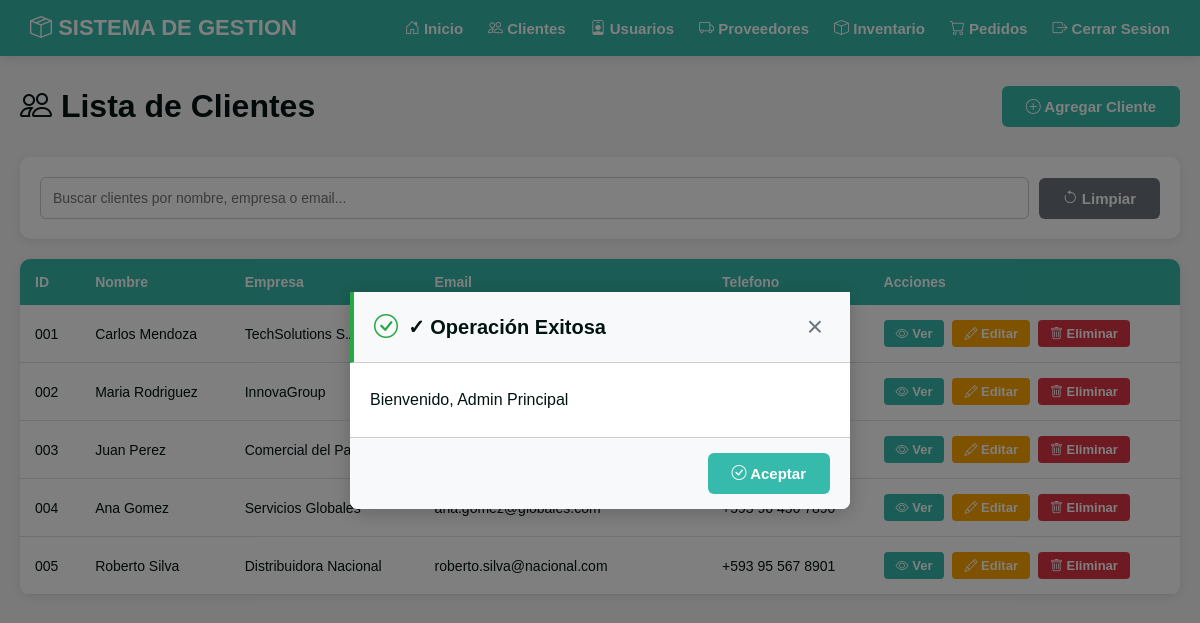
The page /index.php?modulo=clientes&accion=lista (signed in) on the database its author committed.
### tables this page shows
CREATE TABLE IF NOT EXISTS clientes (
    id INT AUTO_INCREMENT PRIMARY KEY,
    nombre VARCHAR(100) NOT NULL,
    empresa VARCHAR(100),
    email VARCHAR(100) NOT NULL UNIQUE,
    telefono VARCHAR(20),
    direccion TEXT,
    notas TEXT,
    fecha_registro TIMESTAMP DEFAULT CURRENT_TIMESTAMP,
    fecha_actualizacion TIMESTAMP DEFAULT CURRENT_TIMESTAMP ON UPDATE CURRENT_TIMESTAMP
);

### config/Conexion.php (called while the page is built, shortened)
<?php
class Conexion {
    private static $instancia = null;
    private $conexion;
    private $host = "localhost";
    private $usuario = "root";
    private $password = "admin";
    private $baseDatos = "sistema_gestion_clientes";
    private $charset = "utf8mb4";
    private function __construct() {
        try {
            $dsn = "mysql:host={$this->host};dbname={$this->baseDatos};charset={$this->charset}";
            $opciones = [
                PDO::ATTR_ERRMODE => PDO::ERRMODE_EXCEPTION,
                PDO::ATTR_DEFAULT_FETCH_MODE => PDO::FETCH_ASSOC,
                PDO::ATTR_EMULATE_PREPARES => false,
            ];
            $this->conexion = new PDO($dsn, $this->usuario, $this->password, $opciones);
        } catch (PDOException $e) {
            die("Error de conexion: " . $e->getMessage());
        }
    }
    public static function getInstancia() {
        if (self::$instancia === null) {
            self::$instancia = new self();
        }
        return self::$instancia;
    }
    public function getConexion() {
        return $this->conexion;
    }
}
?>

### controlador/ClienteControlador.php (called while the page is built, shortened)
<?php
require_once 'config/Conexion.php';
require_once 'dao/ClienteDAO.php';
class ClienteControlador {
    private $clienteDAO;
    public function __construct() {
        $this->clienteDAO = new ClienteDAO();
    }
    public function lista() {
        $busqueda = isset($_GET['buscar']) ? trim($_GET['buscar']) : '';
        if (!empty($busqueda)) {
            $clientes = $this->clienteDAO->buscar($busqueda);
        } else {
            $clientes = $this->clienteDAO->obtenerTodos();
        }
        include 'vista/clientes/lista.php';
    }
}
?>

### dao/ClienteDAO.php (called while the page is built, shortened)
<?php
require_once 'config/Conexion.php';
class ClienteDAO {
    private $conexion;
    public function __construct() {
        $this->conexion = Conexion::getInstancia()->getConexion();
    }
    public function obtenerTodos() {
        try {
            $sql = "SELECT * FROM clientes ORDER BY id ASC";
            $stmt = $this->conexion->query($sql);
            $clientes = $stmt->fetchAll();
            foreach ($clientes as $key => $cliente) {
                $clientes[$key]['numero'] = $key + 1;
            }
            return $clientes;
        } catch (PDOException $e) {
            return [];
        }
    }
}
?>

### vista/clientes/lista.php (the view, shortened to what this page needs)
<?php
include 'vista/layout/header.php';
?>
    <div class="container">
        <div class="page-header">
            <h1><i class="bi bi-people"></i> Lista de Clientes</h1>
            <a href="index.php?modulo=clientes&accion=crear" class="btn btn-primary"><i class="bi bi-plus-circle"></i> Agregar Cliente</a>
        </div>
        <div class="search-bar">
            <form id="searchForm" onsubmit="return false;">
                <div style="display: flex; gap: 10px;">
                    <input type="text" name="buscar" placeholder="Buscar clientes por nombre, empresa o email..." value="<?php echo htmlspecialchars($busqueda ?? ''); ?>" style="flex: 1;">
                    <a href="index.php?modulo=clientes&accion=lista" class="btn btn-secondary"><i class="bi bi-arrow-counterclockwise"></i> Limpiar</a>
                </div>
            </form>
        </div>
        <div class="table-container">
            <table>
                <thead>
                    <tr>
                        <th>ID</th>
                        <th>Nombre</th>
                        <th>Empresa</th>
                        <th>Email</th>
                        <th>Telefono</th>
                        <th>Acciones</th>
                    </tr>
                </thead>
                <tbody>
                    <?php if (empty($clientes)): ?>
                        <tr>
                            <td colspan="6" style="text-align: center; color: var(--color-gray-medium);">No se encontraron clientes</td>
                        </tr>
                    <?php else: ?>
                        <?php foreach ($clientes as $cliente): ?>
                            <tr>
                                <td><?php echo str_pad($cliente['numero'], 3, '0', STR_PAD_LEFT); ?></td>
                                <td><?php echo htmlspecialchars($cliente['nombre']); ?></td>
                                <td><?php echo htmlspecialchars($cliente['empresa']); ?></td>
                                <td><?php echo htmlspecialchars($cliente['email']); ?></td>
                                <td><?php echo htmlspecialchars($cliente['telefono']); ?></td>
                                <td>
                                    <div class="action-buttons">
                                        <a href="index.php?modulo=clientes&accion=detalle&id=<?php echo $cliente['id']; ?>" class="btn btn-sm btn-primary"><i class="bi bi-eye"></i> Ver</a>
                                        <a href="index.php?modulo=clientes&accion=editar&id=<?php echo $cliente['id']; ?>" class="btn btn-sm btn-warning"><i class="bi bi-pencil"></i> Editar</a>
                                        <a href="#" onclick="abrirConfirmModal('index.php?modulo=clientes&accion=eliminar&id=<?php echo $cliente['id']; ?>', '¿Está seguro de que desea eliminar este cliente?')" class="btn btn-sm btn-danger"><i class="bi bi-trash"></i> Eliminar</a>
                                    </div>
                                </td>
                            </tr>
                        <?php endforeach; ?>
                    <?php endif; ?>
                </tbody>
            </table>
        </div>
    </div>
<?php include 'vista/layout/footer.php'; ?>

### index.php (shortened to what this page needs)
<?php
$modulo = isset($_GET['modulo']) ? $_GET['modulo'] : 'auth';
$accion = isset($_GET['accion']) ? $_GET['accion'] : 'login';
switch ($modulo) {
    case 'clientes':
        require_once 'controlador/ClienteControlador.php';
        $controlador = new ClienteControlador();
        break;
}
if (method_exists($controlador, $accion)) {
    $controlador->$accion();
} else {
    $controlador->index();
}
?>

### vista/layout/header.php (shortened to what this page needs)
<!DOCTYPE html>
<html lang="es">
<head>
    <link rel="stylesheet" href="https://cdn.jsdelivr.net/npm/bootstrap-icons@1.11.3/font/bootstrap-icons.min.css">
    <link rel="stylesheet" href="css/estilos.css">
</head>
<body<?php
    if (isset($_SESSION['mensaje'])) {
        echo ' data-mensaje="' . htmlspecialchars($_SESSION['mensaje']) . '"';
    }
?>>
    <nav class="navbar">
        <div class="navbar-brand"><i class="bi bi-box-seam"></i> SISTEMA DE GESTION</div>
        <div class="navbar-menu">
            <a href="index.php?modulo=dashboard&accion=index"><i class="bi bi-house-door"></i> <b>Inicio</b></a>
            <a href="index.php?modulo=clientes&accion=lista"><i class="bi bi-people"></i> <b>Clientes</b></a>
            <a href="index.php?modulo=usuarios&accion=lista"><i class="bi bi-person-badge"></i> <b>Usuarios</b></a>
            <a href="index.php?modulo=proveedores&accion=lista"><i class="bi bi-truck"></i> <b>Proveedores</b></a>
            <a href="index.php?modulo=inventario&accion=lista"><i class="bi bi-box"></i> <b>Inventario</b></a>
            <a href="index.php?modulo=pedidos&accion=lista"><i class="bi bi-cart"></i> <b>Pedidos</b></a>
            <a href="index.php?modulo=auth&accion=logout"><i class="bi bi-box-arrow-right"></i> <b>Cerrar Sesion</b></a>
        </div>
    </nav>

### vista/layout/footer.php (shortened to what this page needs)
    <div id="messageModal" class="modal">
        <div class="modal-content" id="messageModalContent">
            <div class="modal-header" id="messageModalHeader">
                <h2 id="messageModalTitle"><i class="bi bi-check-circle"></i> Operación Exitosa</h2>
                <button type="button" class="modal-close" onclick="cerrarMessageModal()">&times;</button>
            </div>
            <div class="modal-body">
                <p id="messageText">Operación completada correctamente</p>
            </div>
            <div class="modal-footer">
                <button type="button" class="btn btn-primary" onclick="cerrarMessageModal()"><i class="bi bi-check-circle"></i> Aceptar</button>
            </div>
        </div>
    </div>
</body>
</html>

### css/estilos.css (style rules this page uses)
:root { --color-primary: #36baac; --color-dark: #021412; --color-white: #ffffff; --color-gray-light: #f5f5f5; --color-gray-medium: #6c757d; --color-gray-border: #ccc; --color-danger: #dc3545; --color-warning: #ffa500; --color-success: #28a745; }
* { margin: 0; padding: 0; box-sizing: border-box; }
body { font-family: "Century Gothic", Tahoma, Geneva, Verdana, sans-serif; background-color: var(--color-gray-light); min-height: 100vh; color: var(--color-dark); }
.navbar { background-color: var(--color-primary); padding: 15px 30px; display: flex; justify-content: space-between; align-items: center; box-shadow: 0 2px 10px rgba(0, 0, 0, 0.1); }
.navbar-brand { color: var(--color-white); font-size: 22px; font-weight: 600; }
.navbar-menu { display: flex; gap: 25px; align-items: center; }
.navbar-menu a { color: var(--color-white); text-decoration: none; font-size: 15px; transition: opacity 0.3s ease; }
.container { max-width: 1400px; margin: 0 auto; padding: 30px 20px; }
.page-header { display: flex; justify-content: space-between; align-items: center; margin-bottom: 30px; flex-wrap: wrap; gap: 15px; }
.page-header h1 { color: var(--color-dark); font-size: 32px; margin: 0; }
.btn { padding: 12px 24px; border: none; border-radius: 6px; font-size: 15px; font-weight: 600; cursor: pointer; text-decoration: none; display: inline-block; transition: background-color 0.3s ease; text-align: center; }
.btn-primary { background-color: var(--color-primary); color: var(--color-white); }
.btn-secondary { background-color: var(--color-gray-medium); color: var(--color-white); }
.btn-danger { background-color: var(--color-danger); color: var(--color-white); }
.btn-warning { background-color: var(--color-warning); color: var(--color-white); }
.btn-sm { padding: 6px 12px; font-size: 13px; border-radius: 4px; }
.action-buttons { display: flex; gap: 8px; }
.search-bar { background-color: var(--color-white); padding: 20px; border-radius: 10px; box-shadow: 0 2px 10px rgba(0, 0, 0, 0.08); margin-bottom: 20px; }
.search-bar input { width: 100%; padding: 12px; border: 1px solid var(--color-gray-border); border-radius: 6px; font-size: 14px; }
.search-bar form { width: 100%; }
.search-bar form > div { display: flex; gap: 10px; align-items: center; }
.search-bar input[type="text"] { flex: 1; }
.table-container { background-color: var(--color-white); border-radius: 10px; box-shadow: 0 2px 10px rgba(0, 0, 0, 0.08); overflow: hidden; }
table { width: 100%; border-collapse: collapse; }
thead { background-color: var(--color-primary); color: var(--color-white); }
th { padding: 15px; text-align: left; font-weight: 600; font-size: 14px; }
td { padding: 15px; border-bottom: 1px solid #e0e0e0; color: var(--color-dark); font-size: 14px; }
input[type="text"], input[type="email"], input[type="password"], input[type="tel"], input[type="number"], input[type="date"], select, textarea { width: 100%; padding: 12px; border: 1px solid var(--color-gray-border); border-radius: 6px; font-size: 14px; font-family: "Century Gothic", Tahoma, Geneva, Verdana, sans-serif; transition: border-color 0.3s ease; }
.modal { display: none; position: fixed; z-index: 1000; left: 0; top: 0; width: 100%; height: 100%; background-color: rgba(0, 0, 0, 0.5); align-items: center; justify-content: center; animation: fadeIn 0.3s ease-in-out; }
.modal-content { background-color: var(--color-white); border-radius: 8px; box-shadow: 0 4px 20px rgba(0, 0, 0, 0.2); width: 90%; max-width: 500px; animation: slideDown 0.3s ease-out; }
.modal-header { background-color: #f8f9fa; padding: 20px; border-bottom: 1px solid var(--color-gray-border); display: flex; justify-content: space-between; align-items: center; border-left: 4px solid var(--color-primary); }
.modal-header h2 { margin: 0; font-size: 20px; color: var(--color-dark); display: flex; align-items: center; gap: 10px; }
.modal-close { background: none; border: none; font-size: 28px; cursor: pointer; color: var(--color-gray-medium); padding: 0; width: 30px; height: 30px; display: flex; align-items: center; justify-content: center; transition: color 0.2s ease; }
.modal-body { padding: 25px 20px; color: var(--color-dark); font-size: 16px; line-height: 1.5; }
.modal-footer { padding: 15px 20px; border-top: 1px solid var(--color-gray-border); display: flex; justify-content: flex-end; gap: 10px; background-color: #f8f9fa; border-radius: 0 0 8px 8px; }

### rows shown on the page
clientes: id "001", nombre "Carlos Mendoza", empresa "TechSolutions S.A."
clientes: id "002", nombre "Maria Rodriguez", empresa "InnovaGroup"
clientes: id "003", nombre "Juan Perez", empresa "Comercial del Pacifico"
clientes: id "004", nombre "Ana Gomez", empresa "Servicios Globales"
clientes: id "005", nombre "Roberto Silva", empresa "Distribuidora Nacional", email "roberto.silva@nacional.com", telefono "+593 95 567 8901"
